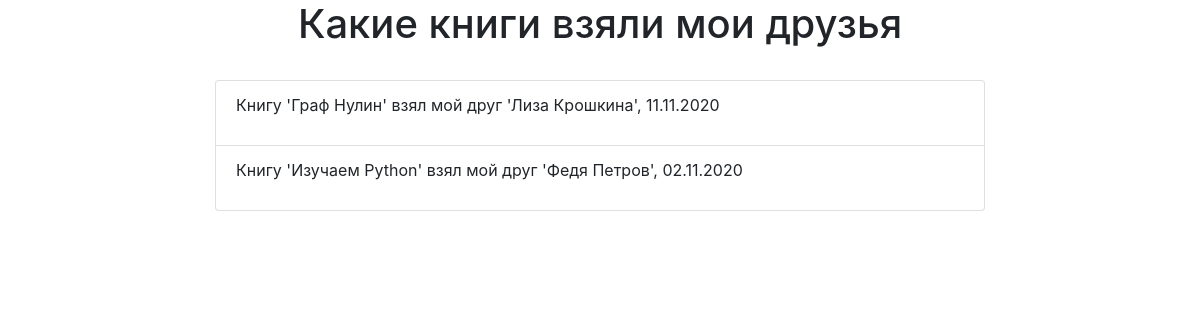
/friends-list/, run on the app's committed database.
### p_library/models.py (models this page shows)
class WhenTook(models.Model):
    book = models.ForeignKey(Book, on_delete=models.CASCADE, verbose_name="Книга")
    friend = models.ForeignKey(Friend, on_delete=models.CASCADE, verbose_name="Друг")
    when_took = models.DateField(verbose_name="Какого числа была взята книга")
    class Meta:
        verbose_name = 'Книга у друга'
        verbose_name_plural = 'Книги у друзей'
    def __str__(self):
        return "Книгу '{}' взял мой друг '{}', {}".format(
            self.book, self.friend, time.strftime("%d.%m.%Y", time.strptime(self.when_took.ctime())))

class Book(models.Model):
    ISBN = models.CharField(max_length=13)
    title = models.TextField(verbose_name="Название")
    description = models.TextField(verbose_name="Описание")
    year_release = models.SmallIntegerField(verbose_name="Год публикации")
    author = models.ForeignKey(Author, on_delete=models.CASCADE, related_name="books", verbose_name="Автор")
    p_house = models.ForeignKey(PublishingHouse, on_delete=models.SET_NULL, null=True, blank=True, related_name="books",
                                verbose_name="Издательство")
    copy_count = models.SmallIntegerField(default=1, verbose_name="Количество копий")
    price = models.FloatField(verbose_name="Стоимость")
    image = models.ImageField(upload_to='books_images/%Y/%m/%d', blank=True, verbose_name='Ссылка картинки')
    friends = models.ManyToManyField(
        Friend,
        through='WhenTook',
    )
    class Meta:
        verbose_name = 'Книга'
        verbose_name_plural = 'Книги'
    def __str__(self):
        return self.title
    def image_img(self):
        if self.image:
            from django.utils.safestring import mark_safe
            return mark_safe(u'<a href="{0}" target="_blank"><img src="{0}" width="60"/></a>'.format(self.image.url))
        else:
            return '(Нет изображения)'
    image_img.short_description = 'Картинка'
    image_img.allow_tags = True

class Friend(models.Model):
    full_name = models.TextField(verbose_name="Имя")
    birth_year = models.SmallIntegerField(verbose_name="Год рождения")
    phone = models.CharField(max_length=16, blank=True, verbose_name="Телефон")
    email = models.EmailField(blank=True, verbose_name="Email")
    class Meta:
        verbose_name = 'Друг'
        verbose_name_plural = 'Друзья'
    def __str__(self):
        return self.full_name

### p_library/views.py (the view)
# urls.py: path('friends-list/', views.friends_list, name='friends_list'),
def friends_list(request):
    template = loader.get_template('friends_list.html')
    my_list = WhenTook.objects.all()
    data = {
        "title": "Издательства и изданные ими книги",
        "my_list": my_list,
    }
    return HttpResponse(template.render(data))

### p_library/templates/friends_list.html (shortened to what this page needs)
<!DOCTYPE html>
<html lang="en">
<head>
    {% load static %}
    <link rel="stylesheet" href="{% static "css/bootstrap.min.css" %}">
</head>
<body>
    <h1 class="d-flex justify-content-center">Какие книги взяли мои друзья</h1>
    <br>
    <div class="container-fluid">
            <div class="row">
                <div class="col-md-2">
                </div>
                <div class="col-md-8">
                    <ul class="list-group">
                    {% for whentook in my_list %}
                        <li class="list-group-item">
                            <p>{{ whentook }}</p>
                        </li>
                    {% endfor %}
                    </ul>
                </div>
                <div class="col-md-2">
                </div>
            </div>
    </div>
</body>
</html>

### data on the page
WhenTook: book+friend+when_took "Книгу 'Граф Нулин' взял мой друг 'Лиза Крошкина', 11.11.2020"
WhenTook: book+friend+when_took "Книгу 'Изучаем Python' взял мой друг 'Федя Петров', 02.11.2020"
